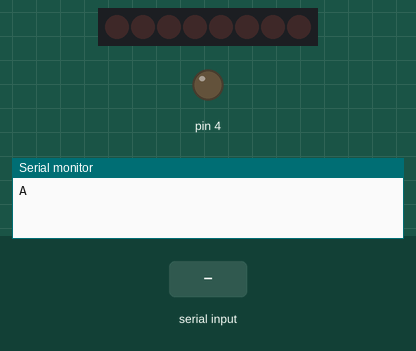
The program below on a simulated Arduino Uno, built with avr-gcc and run on an emulated ATmega328P. Parts: 8 shift-register outputs drawn as a row of LEDs (first output left, lit = HIGH), output pins drawn as LEDs (lit = HIGH), the last lines printed to the serial monitor. The inputs (shaded band) are chosen by the test bench.

Above: at 1.2 s.
1.3 s: "90,45\n" received over Serial
At 1.8 s:
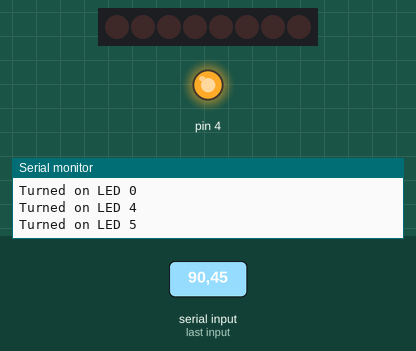
2.8 s: "x90\n" received over Serial
Timing chart, 0 to 5.8 s (numbered marks = the images above; inputs shaded):
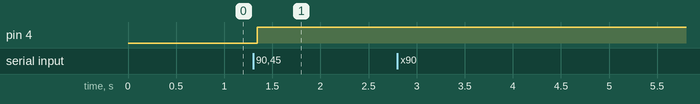

The program:

main.cpp
```cpp
#include <Arduino.h>


byte leds = 0;


void setup()
{
  pinMode(PD4, OUTPUT);
  pinMode(PB0, OUTPUT);
  pinMode(PD7, OUTPUT);
  Serial.begin(9600);
  while (! Serial); // Wait until Serial is ready - Leonardo
  Serial.println("A");
}
void updateShiftRegister(){
  digitalWrite(PD4, LOW);
  shiftOut(PB0, PD7, LSBFIRST, 0);
  digitalWrite(PD4, HIGH);
}

void loop()
{
  if (Serial.available())
  {
    char ch = Serial.read();
    if (ch >= '0' && ch <= '7')
    {
      int led = ch - '0';
      bitSet(leds, led);
      updateShiftRegister();
      Serial.print("Turned on LED ");
      Serial.println(led);
    }
    if (ch == 'x')
    {
      leds = 0;
      updateShiftRegister();
      Serial.println("Cleared");
    }
  }
}
```

Measured:
- after the input at 1.3 s, pin 4: LOW → HIGH after 0.05 s
